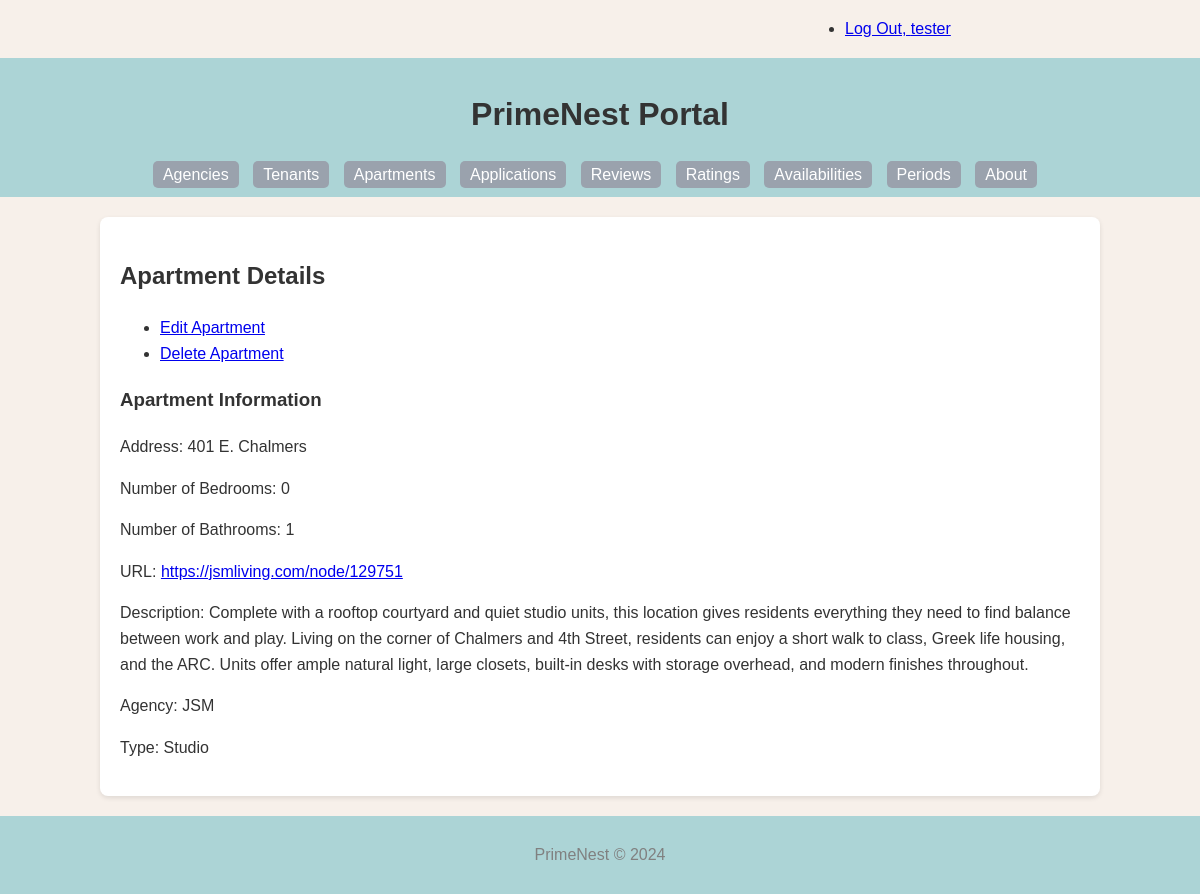
/apartment/1/ (signed in), run on the app's committed database.
### PrimeNest/models.py (models this page shows, shortened)
class Apartment(models.Model):
    apt_id = models.AutoField(primary_key=True)
    address = models.CharField(max_length=255, blank=True)
    bedroom = models.IntegerField(blank=True, null=True)
    bathroom = models.IntegerField(blank=True, null=True)
    link = models.URLField(blank=True)
    is_studio = models.BooleanField(default=False)
    description = models.TextField(blank=True)
    agency = models.ForeignKey(Agency, related_name='apartments', on_delete=models.CASCADE)
    def get_update_url(self):
        return reverse('primenest_apartment_update_urlpattern',
                       kwargs={'pk': self.pk}
                       )
    def get_delete_url(self):
        return reverse('primenest_apartment_delete_urlpattern',
                       kwargs={'pk': self.pk}
                       )
    class Meta:
        verbose_name = _("Apartment")
        verbose_name_plural = _("Apartments")
        ordering = ['apt_id']

class Agency(models.Model):
    agency_id = models.AutoField(primary_key=True)
    agency_name = models.CharField(max_length=255)
    disambiguator = models.CharField(max_length=255, blank=True, default='')
    contact = models.CharField(max_length=255, blank=True)
    address = models.CharField(max_length=255, blank=True)
    class Meta:
        verbose_name = _("Agency")
        verbose_name_plural = _("Agencies")
        ordering = ['agency_name', 'disambiguator']
        constraints = [
            models.UniqueConstraint(fields=['agency_name', 'disambiguator'], name='unique_agency')
        ]

### PrimeNest/views.py (the view)
class ApartmentDetail(LoginRequiredMixin, PermissionRequiredMixin, DetailView):
    model = Apartment
    permission_required = 'PrimeNest.view_apartment'
    def get_context_data(self, **kwargs):
        context = super().get_context_data(**kwargs)
        apartment = self.get_object()
        context['availabilities'] = apartment.availabilities.all()
        context['reviews'] = apartment.reviews.all()
        context['ratings'] = apartment.ratings.all()
        return context

### PrimeNest/templates/PrimeNest/apartment_detail.html (shortened to what this page needs)
{% extends 'PrimeNest/base.html' %}
{% block content %}
    <h2>Apartment Details</h2>
    <ul class="button">
        {% if perms.PrimeNest.change_apartment %}
            <li>
                <a href="{{ apartment.get_update_url }}" class="button button-primary">Edit Apartment</a>
            </li>
        {% endif %}
        {% if perms.PrimeNest.delete_apartment %}
            <li>
                <a href="{{ apartment.get_delete_url }}" class="button button-primary">Delete Apartment</a>
            </li>
        {% endif %}
    </ul>
    <section>
        <h3>Apartment Information</h3>
        <p>Address: {{ apartment.address }}</p>
        <p>Number of Bedrooms: {{ apartment.bedroom }}</p>
        <p>Number of Bathrooms: {{ apartment.bathroom }}</p>
        <p>URL: <a href="{{ apartment.link }}">{{ apartment.link }}</a></p>
        <p>Description: {{ apartment.description }}</p>
        <p>Agency: {{ apartment.agency.agency_name }}</p>
        <p>Type: {% if apartment.is_studio %}Studio{% else %}Standard Apartment{% endif %}</p>
    </section>
{% endblock %}

### PrimeNest/templates/PrimeNest/base.html (shortened to what this page needs)
{% load static %}
<!DOCTYPE html>
<html lang="en">
<head>
    <link rel="stylesheet" href="{% static 'PrimeNest/style.css' %}">
</head>
<body>
    <div class="status row">
        <div class="offset-by-eight four columns">
            <ul class="inline">
                {% if user.is_authenticated %}
                    <li><a href="{% url 'logout_urlpattern' %}">
                        Log Out, {{ user.get_username }}</a></li>
                {% else %}
                    <li><a href="{% url 'login_urlpattern' %}">
                        Log In</a></li>
                {% endif %}
            </ul>
        </div>
    </div>
    <header>
        <h1>PrimeNest Portal</h1>
        <nav>
            <ul>
                <li><a href="{% url 'primenest_agency_list_urlpattern' %}">Agencies</a></li>
                <li><a href="{% url 'primenest_tenant_list_urlpattern' %}">Tenants</a></li>
                <li><a href="{% url 'primenest_apartment_list_urlpattern' %}">Apartments</a></li>
                <li><a href="{% url 'primenest_application_list_urlpattern' %}">Applications</a></li>
                <li><a href="{% url 'primenest_review_list_urlpattern' %}">Reviews</a></li>
                <li><a href="{% url 'primenest_rating_list_urlpattern' %}">Ratings</a></li>
                <li><a href="{% url 'primenest_availability_list_urlpattern' %}">Availabilities</a></li>
                <li><a href="{% url 'primenest_period_list_urlpattern' %}">Periods</a></li>
                <li><a href="{% url 'about_urlpattern' %}">About</a></li>
            </ul>
        </nav>
    </header>
    <main>
        {% block content %}
        {% endblock %}
    </main>
    <footer>
        <p>PrimeNest © 2024</p>
    </footer>
</body>
</html>

### PrimeNest/static/PrimeNest/style.css (style rules this page uses)
body { font-family: Arial, sans-serif; line-height: 1.6; margin: 0; padding: 0; background: #F7F0EA; color: #333; }
header { background: #ACD4D6; color: #fff; padding: 10px 0; text-align: center; }
nav ul { list-style: none; padding: 0; margin: 0; }
nav ul li { display: inline; margin-right: 10px; }
nav ul li a { color: white; text-decoration: none; padding: 5px 10px; background-color: #9AA2AD; border-radius: 5px; }
main { padding: 20px; background: white; width: 80%; margin: 20px auto; box-shadow: 0 2px 5px rgba(0,0,0,0.1); border-radius: 8px; }
footer { text-align: center; padding: 10px 0; background: #ACD4D6; color: gray; }
h1, h2 { color: #333; }
.row { display: flex; flex-wrap: wrap; margin-right: -15px; margin-left: -15px; }
.four.columns { flex: 0 0 33.33333%; max-width: 33.33333%; }
.offset-by-eight { margin-left: 66.66667%; }

### data on the page
Apartment: address "401 E. Chalmers", bedroom "0", bathroom "1", link "https://jsmliving.com/node/129751", description "Complete with a rooftop courtyard and quiet studio units, this location gives residents everything they need to find balance between work and play. Living on the corner of Chalmers and 4th Street, residents can enjoy a short walk to class, Greek life housing, and the ARC. Units offer ample natural light, large closets, built-in desks with storage overhead, and modern finishes throughout.", agency.agency_name "JSM"

### other printed values
{{ user.get_username }} "tester"
